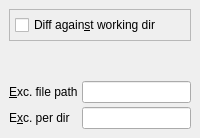
       <widget class="QWidget" name="WorkingDir" >
        <attribute name="title" >
         <string>&amp;Working dir</string>
        </attribute>
        <layout class="QHBoxLayout" >
         <property name="spacing" >
          <number>6</number>
         </property>
         <property name="leftMargin" >
          <number>9</number>
         </property>
         <property name="topMargin" >
          <number>9</number>
         </property>
         <property name="rightMargin" >
          <number>9</number>
         </property>
         <property name="bottomMargin" >
          <number>9</number>
         </property>
         <item>
          <layout class="QVBoxLayout" >
           <property name="spacing" >
            <number>0</number>
           </property>
           <property name="leftMargin" >
            <number>0</number>
           </property>
           <property name="topMargin" >
            <number>0</number>
           </property>
           <property name="rightMargin" >
            <number>0</number>
           </property>
           <property name="bottomMargin" >
            <number>0</number>
           </property>
           <item>
            <widget class="QFrame" name="frame_3" >
             <property name="frameShape" >
              <enum>QFrame::StyledPanel</enum>
             </property>
             <property name="frameShadow" >
              <enum>QFrame::Raised</enum>
             </property>
             <layout class="QHBoxLayout" >
              <property name="spacing" >
               <number>4</number>
              </property>
              <property name="leftMargin" >
               <number>5</number>
              </property>
              <property name="topMargin" >
               <number>5</number>
              </property>
              <property name="rightMargin" >
               <number>5</number>
              </property>
              <property name="bottomMargin" >
               <number>5</number>
              </property>
              <item>
               <widget class="QCheckBox" name="checkBoxDiffCache" >
                <property name="toolTip" >
                 <string>Check to see git status. You need this to commit changes</string>
                </property>
                <property name="text" >
                 <string>Diff again&amp;st working dir</string>
                </property>
                <property name="shortcut" >
                 <string>Alt+S</string>
                </property>
               </widget>
              </item>
             </layout>
            </widget>
           </item>
           <item>
            <spacer>
             <property name="orientation" >
              <enum>Qt::Vertical</enum>
             </property>
             <property name="sizeHint" >
              <size>
               <width>20</width>
               <height>40</height>
              </size>
             </property>
            </spacer>
           </item>
           <item>
            <layout class="QGridLayout" >
             <property name="leftMargin" >
              <number>0</number>
             </property>
             <property name="topMargin" >
              <number>0</number>
             </property>
             <property name="rightMargin" >
              <number>0</number>
             </property>
             <property name="bottomMargin" >
              <number>0</number>
             </property>
             <property name="horizontalSpacing" >
              <number>4</number>
             </property>
             <property name="verticalSpacing" >
              <number>4</number>
             </property>
             <item row="1" column="1" >
              <widget class="QLineEdit" name="lineEditExcludePerDir" >
               <property name="toolTip" >
                <string>Exclude patterns file that apply only to the
	directory and its subdirectories</string>
               </property>
              </widget>
             </item>
             <item row="0" column="1" >
              <widget class="QLineEdit" name="lineEditExcludeFile" >
               <property name="toolTip" >
                <string>Exclude patterns are read from this file one per line</string>
               </property>
              </widget>
             </item>
             <item row="1" column="0" >
              <widget class="QLabel" name="textLabelExcludePerDir" >
               <property name="text" >
                <string>E&amp;xc. per dir</string>
               </property>
               <property name="wordWrap" >
                <bool>false</bool>
               </property>
               <property name="buddy" >
                <cstring>lineEditExcludePerDir</cstring>
               </property>
              </widget>
             </item>
             <item row="0" column="0" >
              <widget class="QLabel" name="textLabelExcludeFile" >
               <property name="text" >
                <string>&amp;Exc. file path</string>
               </property>
               <property name="wordWrap" >
                <bool>false</bool>
               </property>
               <property name="buddy" >
                <cstring>lineEditExcludeFile</cstring>
               </property>
              </widget>
             </item>
            </layout>
           </item>
          </layout>
         </item>
        </layout>
       </widget>
